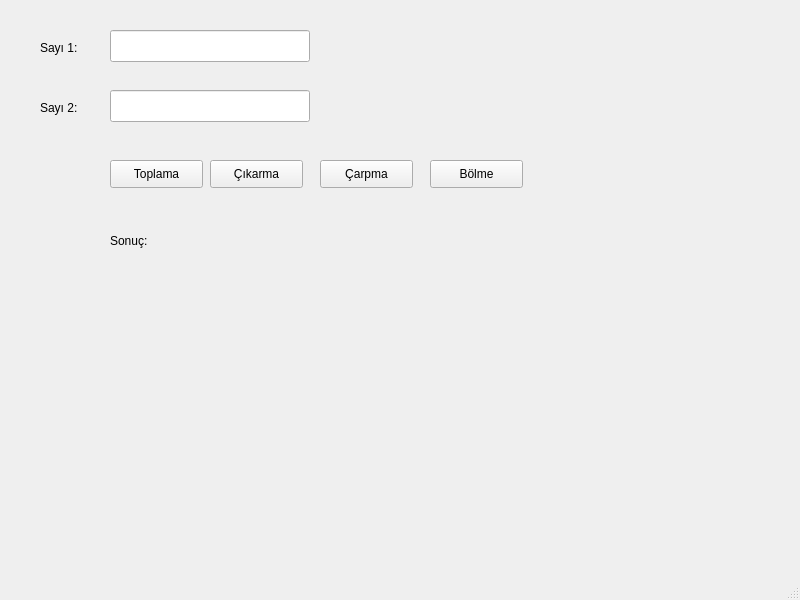
<?xml version="1.0" encoding="UTF-8"?>
<ui version="4.0">
 <class>MainWindow</class>
 <widget class="QMainWindow" name="MainWindow">
  <property name="geometry">
   <rect>
    <x>0</x>
    <y>0</y>
    <width>800</width>
    <height>600</height>
   </rect>
  </property>
  <property name="windowTitle">
   <string>MainWindow</string>
  </property>
  <widget class="QWidget" name="centralwidget">
   <widget class="QLabel" name="label">
    <property name="geometry">
     <rect>
      <x>40</x>
      <y>40</y>
      <width>55</width>
      <height>16</height>
     </rect>
    </property>
    <property name="text">
     <string>Sayı 1:</string>
    </property>
   </widget>
   <widget class="QLabel" name="label_2">
    <property name="geometry">
     <rect>
      <x>40</x>
      <y>100</y>
      <width>55</width>
      <height>16</height>
     </rect>
    </property>
    <property name="text">
     <string>Sayı 2:</string>
    </property>
   </widget>
   <widget class="QLineEdit" name="txt_sayi1">
    <property name="geometry">
     <rect>
      <x>110</x>
      <y>30</y>
      <width>200</width>
      <height>32</height>
     </rect>
    </property>
   </widget>
   <widget class="QLineEdit" name="txt_sayi2">
    <property name="geometry">
     <rect>
      <x>110</x>
      <y>90</y>
      <width>200</width>
      <height>32</height>
     </rect>
    </property>
   </widget>
   <widget class="QPushButton" name="btn_toplama">
    <property name="geometry">
     <rect>
      <x>110</x>
      <y>160</y>
      <width>93</width>
      <height>28</height>
     </rect>
    </property>
    <property name="text">
     <string>Toplama</string>
    </property>
   </widget>
   <widget class="QPushButton" name="btn_cikarma">
    <property name="geometry">
     <rect>
      <x>210</x>
      <y>160</y>
      <width>93</width>
      <height>28</height>
     </rect>
    </property>
    <property name="text">
     <string>Çıkarma</string>
    </property>
   </widget>
   <widget class="QPushButton" name="btn_carpma">
    <property name="geometry">
     <rect>
      <x>320</x>
      <y>160</y>
      <width>93</width>
      <height>28</height>
     </rect>
    </property>
    <property name="text">
     <string>Çarpma</string>
    </property>
   </widget>
   <widget class="QPushButton" name="btn_bolme">
    <property name="geometry">
     <rect>
      <x>430</x>
      <y>160</y>
      <width>93</width>
      <height>28</height>
     </rect>
    </property>
    <property name="text">
     <string>Bölme</string>
    </property>
   </widget>
   <widget class="QLabel" name="lbl_sonuc">
    <property name="geometry">
     <rect>
      <x>110</x>
      <y>230</y>
      <width>91</width>
      <height>21</height>
     </rect>
    </property>
    <property name="text">
     <string>Sonuç:</string>
    </property>
   </widget>
  </widget>
  <widget class="QMenuBar" name="menubar">
   <property name="geometry">
    <rect>
     <x>0</x>
     <y>0</y>
     <width>800</width>
     <height>26</height>
    </rect>
   </property>
  </widget>
  <widget class="QStatusBar" name="statusbar"/>
 </widget>
 <resources/>
 <connections/>
</ui>
